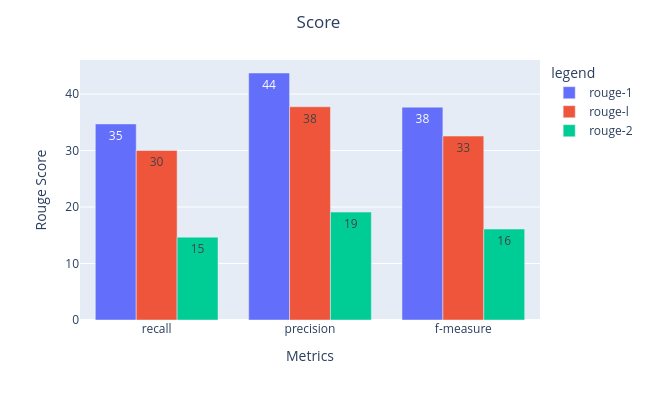

Notebook code for this chart:
### Code cell
fig = px.bar(T5Rouge*100, x=T5Rouge.index, y=T5Rouge.columns, 
             barmode='group', 
             text_auto='.2s',
             labels={
                     "Algo": "Algorithms",
                     "value": "Rouge Score",
                     "variable": "legend",
                     'index': "Metrics"
                 })

fig.update_layout(width=650,
                  height=400,
                  title={
                  'text': "Score",
                  'y':.96,
                  'x':0.49,
                  'xanchor': 'center',
                  'yanchor': 'top'})

fig.show()

### Figure 1 — Plotly figure (JSON) as saved in the notebook; plotly's stock layout.template omitted (floating-point values rounded to 4 significant figures)
{"data": [{"alignmentgroup": "True", "hovertemplate": "legend=rouge-1<br>Metrics=%{x}<br>Rouge Score=%{y}<extra></extra>", "legendgroup": "rouge-1", "marker": {"color": "#636efa", "pattern": {"shape": ""}}, "name": "rouge-1", "offsetgroup": "rouge-1", "orientation": "v", "showlegend": true, "textposition": "auto", "texttemplate": "%{y:.2s}", "type": "bar", "x": ["recall", "precision", "f-measure"], "xaxis": "x", "y": [34.71, 43.73, 37.69], "yaxis": "y"}, {"alignmentgroup": "True", "hovertemplate": "legend=rouge-l<br>Metrics=%{x}<br>Rouge Score=%{y}<extra></extra>", "legendgroup": "rouge-l", "marker": {"color": "#EF553B", "pattern": {"shape": ""}}, "name": "rouge-l", "offsetgroup": "rouge-l", "orientation": "v", "showlegend": true, "textposition": "auto", "texttemplate": "%{y:.2s}", "type": "bar", "x": ["recall", "precision", "f-measure"], "xaxis": "x", "y": [30.02, 37.76, 32.56], "yaxis": "y"}, {"alignmentgroup": "True", "hovertemplate": "legend=rouge-2<br>Metrics=%{x}<br>Rouge Score=%{y}<extra></extra>", "legendgroup": "rouge-2", "marker": {"color": "#00cc96", "pattern": {"shape": ""}}, "name": "rouge-2", "offsetgroup": "rouge-2", "orientation": "v", "showlegend": true, "textposition": "auto", "texttemplate": "%{y:.2s}", "type": "bar", "x": ["recall", "precision", "f-measure"], "xaxis": "x", "y": [14.67, 19.1, 16.1], "yaxis": "y"}], "layout": {"barmode": "group", "height": 400, "legend": {"title": {"text": "legend"}, "tracegroupgap": 0}, "margin": {"t": 60}, "title": {"text": "Score", "x": 0.49, "xanchor": "center", "y": 0.96, "yanchor": "top"}, "width": 650, "xaxis": {"anchor": "y", "domain": [0, 1], "title": {"text": "Metrics"}}, "yaxis": {"anchor": "x", "domain": [0, 1], "title": {"text": "Rouge Score"}}}}
